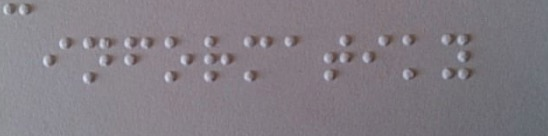
#> input picture abc.jpeg, 548 x 136 px
$ python visuals.py
#> lines starting #> are read from the running program, lines starting #| are printed output that depends on the picture; after the words box and inside, x2 and y2 are one past the last pixel; in counts of white or black regions, pixels touching at a corner belong together
import cv2
import numpy as np

'''
Steps:-
1. Read color
2. Cvt to BW
3. Cvt to Binary
4. Horizontal and vertical segmentation
'''


# Display Image
def display(image, name):
    cv2.imshow(name, image)
    # cv2.waitKey(0)
    # cv2.destroyAllWindows()
    return


if __name__ == '__main__':

    # img = 'img2.jpeg'
    img = 'abc.jpeg'
    cvimg = cv2.imread(img, 0)
#> cvimg: shape (136, 548); min 57, max 223, mean 127.6
    display(cvimg, 'img1')

    row, cols = cvimg.shape
#> row = 136; cols = 548

    integ = cv2.adaptiveThreshold(cvimg, 255, cv2.ADAPTIVE_THRESH_GAUSSIAN_C,
                                  cv2.THRESH_BINARY, 21, 10)
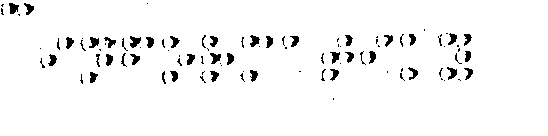
#> integ: shape (136, 548); 96.3% white; 97 black regions (53 under 20 px), largest, box (x1, y1, x2, y2) and area: (130, 36, 141, 48) 82, (9, 3, 19, 14) 76, (210, 53, 221, 64) 74
    display(integ, 'img2')

    sh = integ.shape
#> sh = (136, 548)
    max_val = min(sh[0], sh[1])
#> max_val = 136
    min_size = max_val/30
#> min_size = 4.53
    for x in range(0, max_val//2):
        i = x*min_size
        for y in range(0, max_val//2):
            j = y*min_size


    img_arr = []
    win_s = 5

    new_integ = integ.copy()
    # display(new_integ)
    stepSize = 3
    win_x = 3
    win_y = 8

    for x in range(0, integ.shape[0], stepSize):
        for y in range(0, integ.shape[1], stepSize):
            win = integ[x:x+win_x, y:y+win_y]
            black = np.count_nonzero(win == 0)
            white = np.count_nonzero(win == 255)
            val = 255
            if black > white:
                val = 0
            new_integ[x:x+win_x, y:y+win_y] = np.full(win.shape, val)
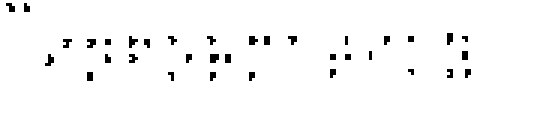
#> new_integ: shape (136, 548); 97.8% white; 35 black regions, largest, box (x1, y1, x2, y2) and area: (210, 54, 219, 63) 72, (447, 33, 453, 45) 63, (129, 36, 138, 48) 63

    display(new_integ, 'img3')

    bilateral_filtered_image = cv2.bilateralFilter(new_integ, 5, 175, 175)
    edge_detected_image = cv2.Canny(bilateral_filtered_image, 75, 200)
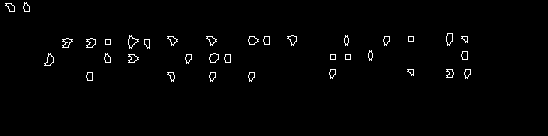
#> edge_detected_image: shape (136, 548); 1.3% white in thin lines or dots, all inside (x1, y1, x2, y2) = (5, 2, 471, 82)
    cv2.imshow('Edge', edge_detected_image)
    cv2.waitKey(0)
